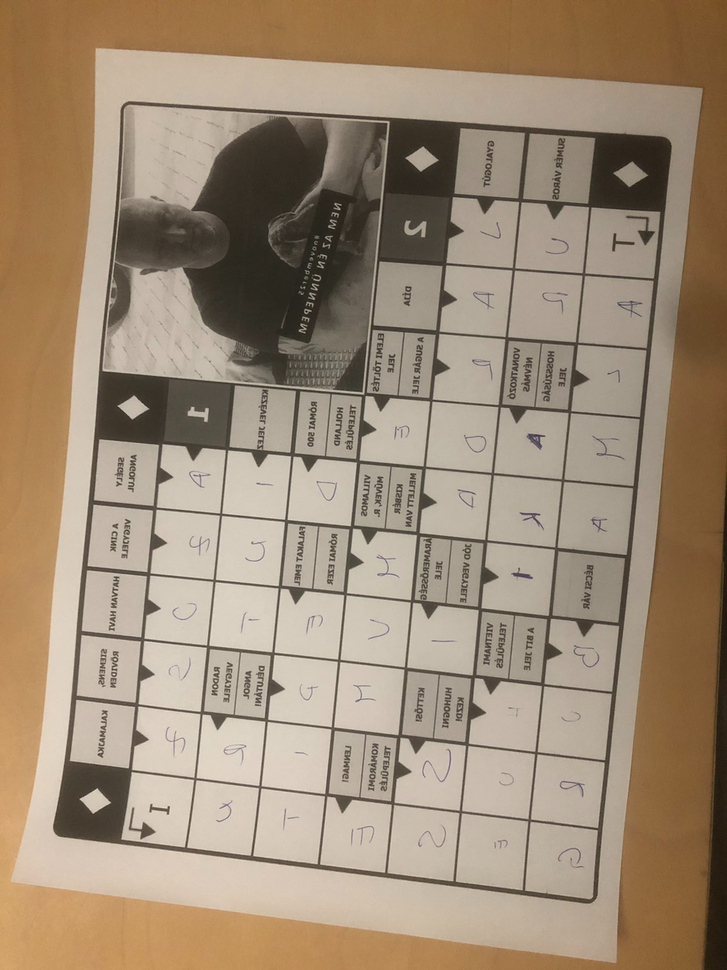
#> input picture Kep_kiegyenesitese/jail.png, 727 x 970 px, shrunk from 1200 x 1600 before the run
$ python AleksandarStoisavljevic_V1KQIM.py
#> lines starting #> are read from the running program, lines starting #| are printed output that depends on the picture; long printed decimals are rounded
import math
import os
import cv2
import numpy as np

try:
    os.mkdir("megoldas")
    print("CREATED FOLDER")
except:
    print("FOLDER IS EXIST")

def rotate(pic,row, col, ang):
    M = cv2.getRotationMatrix2D((row / 2, col / 2), ang, 1)
    dst = cv2.warpAffine(pic, M, (row, col))
    # dst = cv2.warpAffine(pic, M, (col, row), cv2.BORDER_CONSTANT, 0)
    cv2.imshow('Rotated image', dst)
    cv2.imwrite("rotated.png", dst)
    cv2.waitKey(0)


def crop(ang):
    img=cv2.imread("rotated.png")

    y, x = img.shape[:2]
    print(ang,y,x)

    tanalfa = math.tan(abs(ang) * math.pi / 180)
    print(tanalfa)
    xblack = tanalfa * (y / 2)
    yblack = tanalfa * (x / 2)
    pointone = [xblack, yblack]
    pointtwo = [x - xblack, yblack]
    pointthree = [xblack, y - yblack]
    pointfour = [x - xblack, y - yblack]
    print(pointone, pointtwo, pointthree, pointfour)
    x1 = int(xblack)
    y1 = int(yblack)
    x2 = int(x - xblack)
    y2 = int(y - yblack)
    cropped_copy = img[y1: y2, x1: x2]
    cv2.imshow("x", cropped_copy)
    cv2.imwrite(f"megoldas/AleksandarStoisavljevic_V1KQIM{filename.split('/')[1].split('.')[0]}rotated.png", cropped_copy)
    cv2.waitKey(0)


try:
    filename = "Kep_kiegyenesitese/jail.png"
    img = cv2.imread(filename, cv2.IMREAD_COLOR)
#> img is the input picture: shape (970, 727, 3); mean B, G, R 117.6, 139.7, 158.8
    src = cv2.imread(filename, cv2.IMREAD_GRAYSCALE)
#> src: shape (970, 727); min 12, max 225, mean 142.5
    # src = cv2.GaussianBlur(src, (5, 5), 2.0)
    dst = cv2.Canny(src, 50, 200, None, 3)
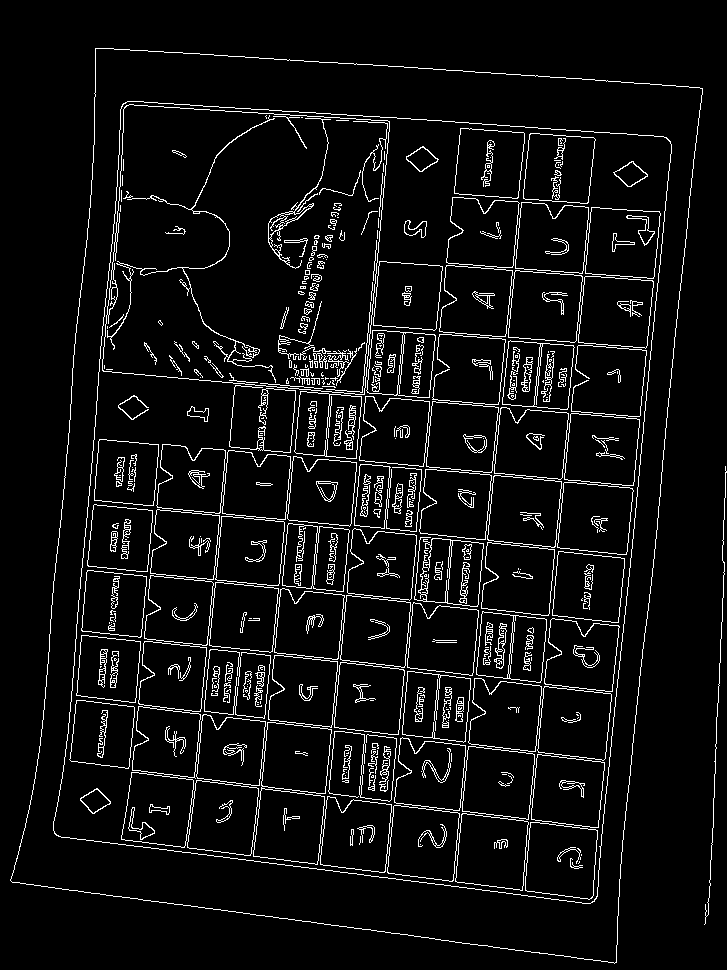
#> dst: shape (970, 727); 6% white in thin lines or dots
    cdst = cv2.cvtColor(dst, cv2.COLOR_GRAY2BGR)
#> cdst: shape (970, 727, 3); 6% white in thin lines or dots
    cdstlong = cv2.cvtColor(dst, cv2.COLOR_GRAY2BGR)
    cdstangle = cv2.cvtColor(dst, cv2.COLOR_GRAY2BGR)
    lines = cv2.HoughLines(dst, 1, np.pi / 180, 300, None, 0, 0)
#> lines = [[707, 0.105], [131, 0.0873], [685, 0.105], [748, 1.69], [540, 0.105]]

    sizemax = math.sqrt(cdst.shape[0] ** 2 + cdst.shape[1] ** 2)
#> sizemax = 1212.2

    cv2.imshow("Original",img)
    cv2.waitKey(0)
    cv2.imshow("Gray",src)
    cv2.waitKey(0)
    cv2.imshow("cdst",cdst)
    cv2.waitKey(0)

    sumang = 0
    bigangelpt1 = 0
    bigangelpt2 = 0
    bigangel = 0

    maxd=0
    maxdpt1=0
    maxdpt2=0
    if lines is not None:

        for i in range(0, len(lines)):
            rho = lines[i][0][0]
            theta = lines[i][0][1]
            a = math.cos(theta)
            b = math.sin(theta)
            x0 = a * rho
            y0 = b * rho

            pt1 = (int(x0 + sizemax * (-b)), int(y0 + sizemax * a))
            pt2 = (int(x0 - sizemax * (-b)), int(y0 - sizemax * a))
            angle = math.atan2(pt1[1] - pt2[1], pt1[0] - pt2[0]) * 180 / math.pi

            if i == 0:
                bigangel = 180 - abs(angle)
                bigangelpt1 = pt1
                bigangelpt2 = pt2
                # print("angl first")
            elif bigangel < (180 - abs(angle)):
                bigangel = 180 - abs(angle)
                bigangelpt1 = pt1
                bigangelpt2 = pt2
                # print("angl new first")
            d=math.sqrt((pt1[1] - pt2[1])** 2 + (pt1[0] - pt2[0]) ** 2)
            if i == 0:
                maxd = d
                maxdpt1 = pt1
                maxdpt2 = pt2

            elif maxd<d:
                maxd = d
                maxdpt1 = pt1
                maxdpt2 = pt2

            sumang = +angle
            cv2.line(cdst, pt1, pt2, (0, 0, 255), 3, cv2.LINE_AA)
            cv2.imshow("cdst", cdst)
            cv2.waitKey(0)

            line = math.sqrt((pt2[0] - pt1[0]) ** 2 + (pt2[1] - pt1[1]) ** 2)
#> this loop made 5 passes
#> (rho, theta, a, b, x0, y0, angle, bigangel) on passes 1 to 2: (707, 0.105, 0.995, 0.105, 703.1, 73.9, 95.99, 84.01), (131, 0.0873, 0.996, 0.0872, 130.5, 11.42, 95.02, 84.98)
#> (rho, theta, a, b, x0, y0, pt1, pt2) on passes 3 to 5: (685, 0.105, 0.995, 0.105, 681.2, 71.6, (554, 1277), (807, -1133)), (748, 1.69, -0.122, 0.993, -91.16, 742.4, (-1294, 594), (1112, 890)), (540, 0.105, 0.995, 0.105, 537, 56.45, (410, 1262), (663, -1149))
#> pass 1, `cv2.imshow("cdst", cdst)`:
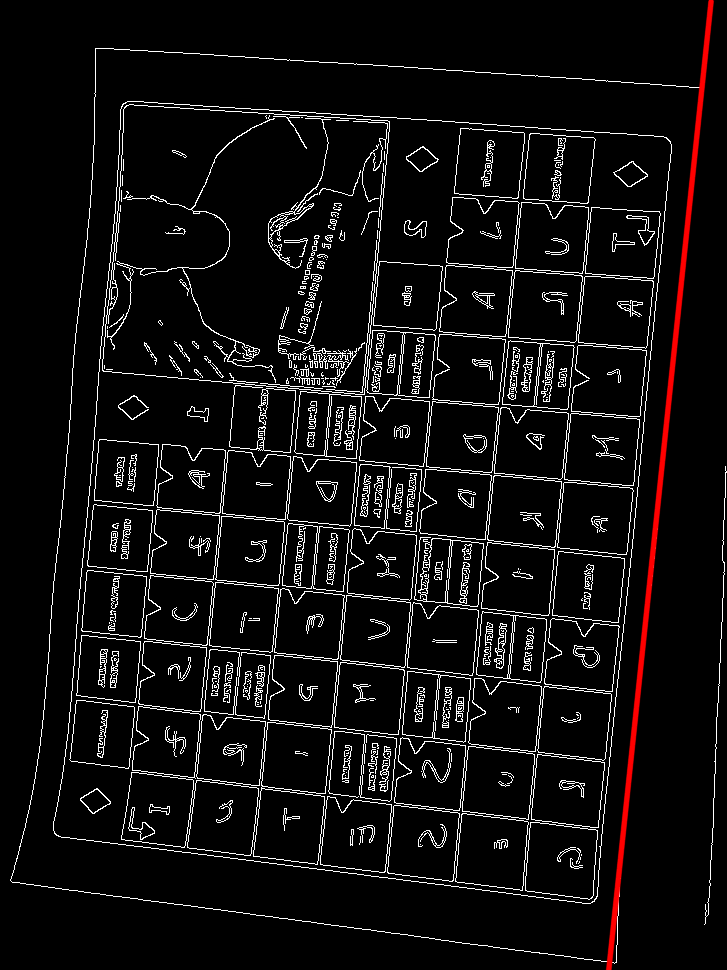
#> window 'cdst': shape (970, 727, 3); mean B, G, R 14.9, 14.9, 16.8
#> after the loop:
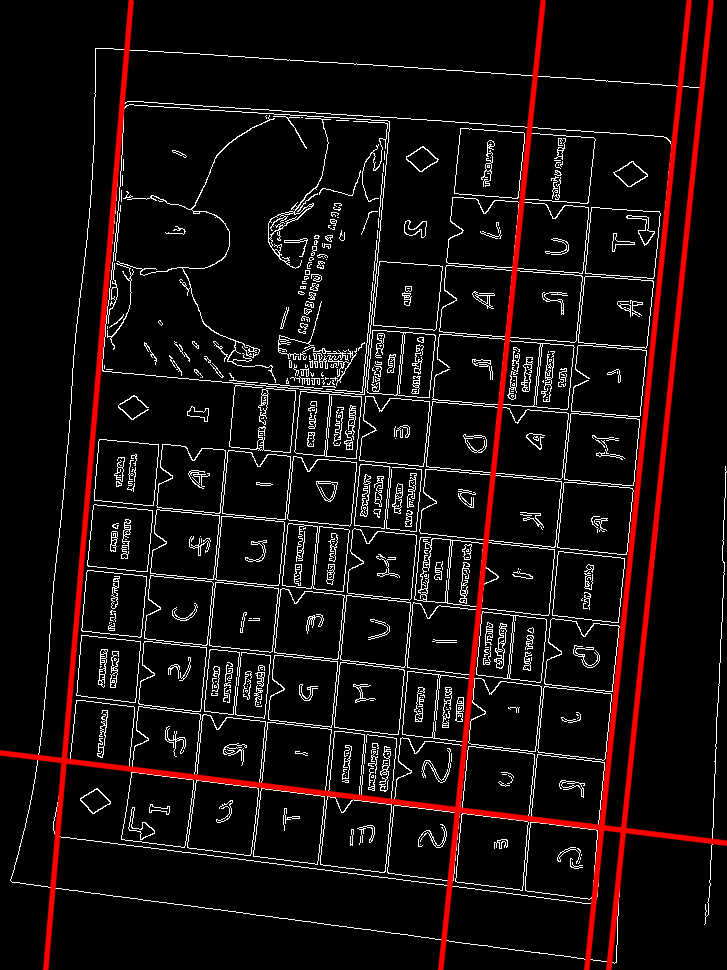
#> cdst: shape (970, 727, 3); mean B, G, R 13.7, 13.7, 22.7


    cv2.line(cdstlong, maxdpt1, maxdpt2, (0, 0, 255), 3, cv2.LINE_AA)
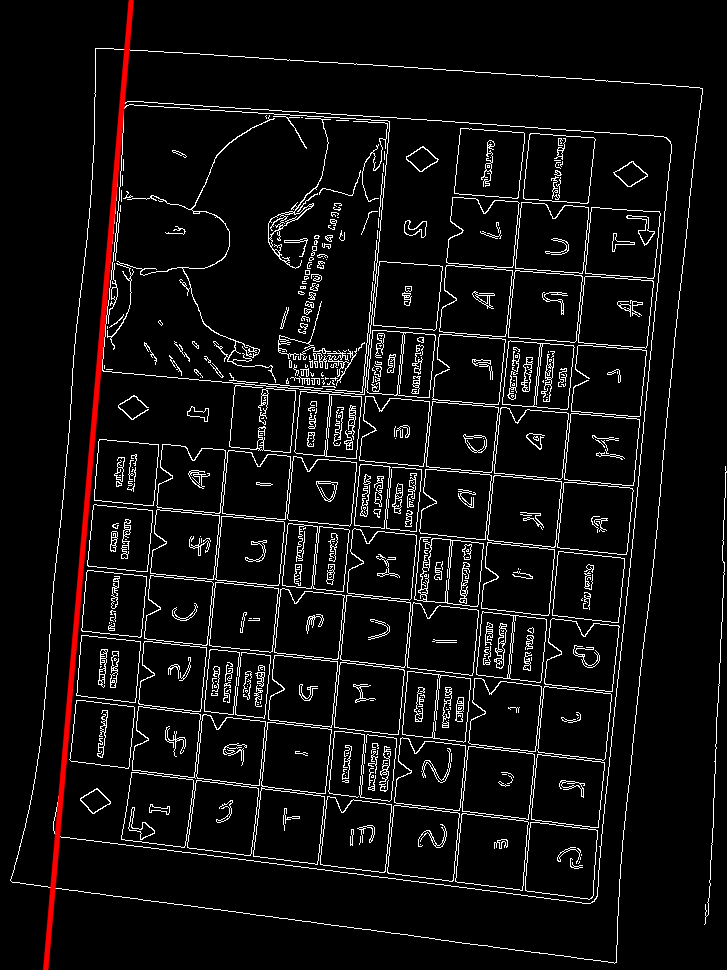
#> cdstlong: shape (970, 727, 3); mean B, G, R 15, 15, 16.8
    cv2.imshow("Legerosebb vonal",cdstlong)
    cv2.waitKey(0)
    cv2.line(cdstangle, bigangelpt1, bigangelpt2, (0, 0, 255), 3, cv2.LINE_AA)
    cv2.imshow("Legerosebb szog",cdstangle)
    cv2.waitKey(0)
    rows, cols = cdstangle.shape[:2]
#> rows = 970; cols = 727
    print(bigangel)
#| 84.983
    #bigangel=sumang/len(lines)
    if bigangel <= 45:
        print("horizontal")
        print("-",bigangel)
        rotate(img, cols, rows, bigangel*(-1))
        crop(bigangel*(-1))
    else:
        print("vertical")
        print("-",bigangel)
#| - 84.983
        rotate(img, cols, rows, 90-bigangel)
#> in rotate, `M = cv2.getRotationMatrix2D((row / 2, col / 2), ang, 1)`: M = [[0.996, 0.0874, -41.02], [-0.0874, 0.996, 33.65]]
#> in rotate, `dst = cv2.warpAffine(pic, M, (row, col))`:
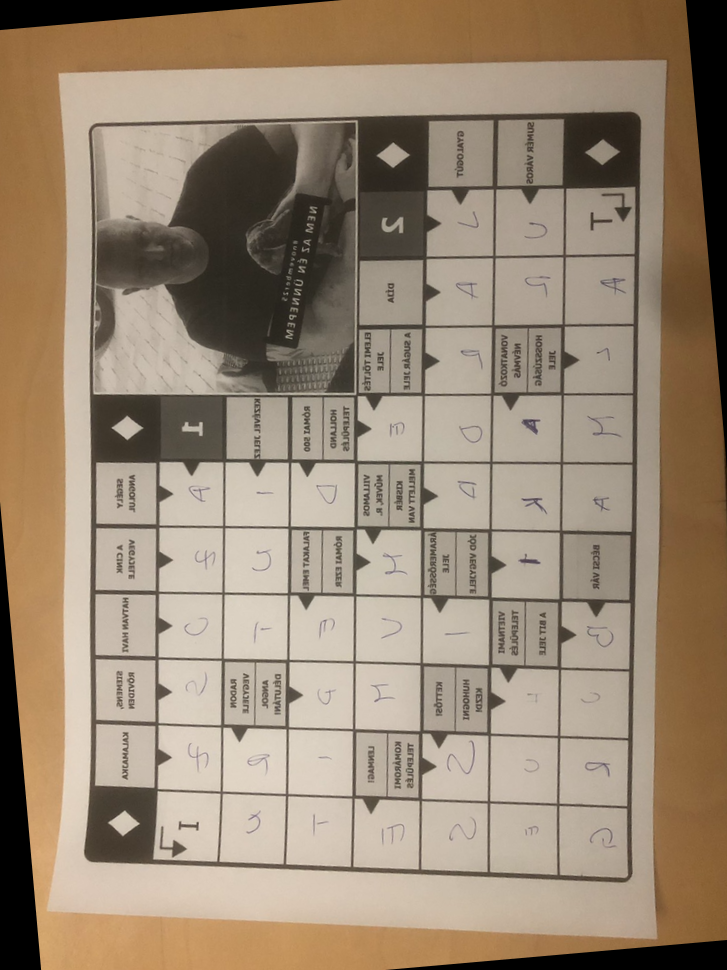
#> dst: shape (970, 727, 3); mean B, G, R 115.2, 135.7, 153.3
        crop(90-bigangel)
#| 5.017 970 727
#| [42.576, 31.910] [684.424, 31.910] [42.576, 938.090] [684.424, 938.090]
#> in crop, `cropped_copy = img[y1: y2, x1: x2]`:
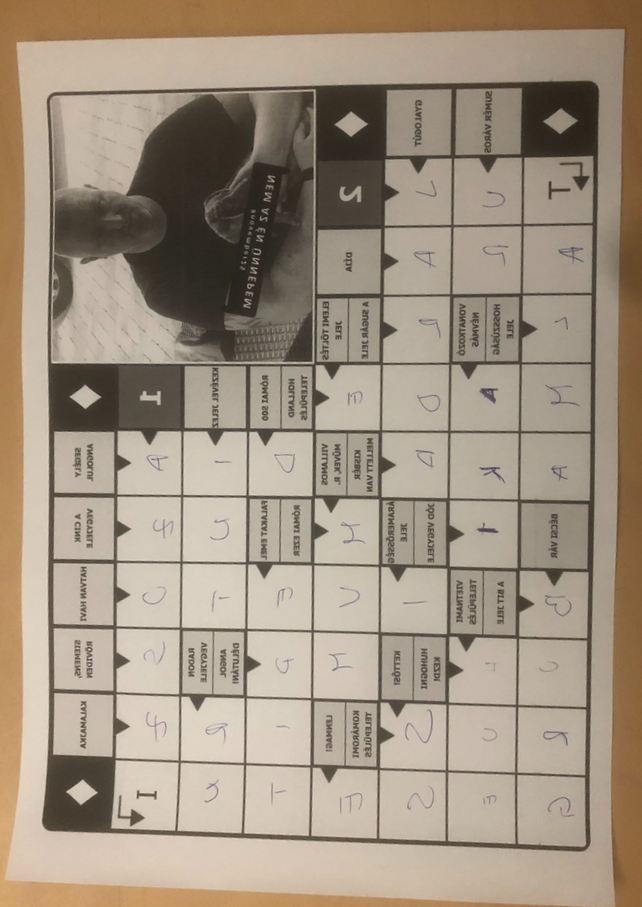
#> cropped_copy: shape (907, 642, 3); mean B, G, R 128.6, 146.3, 161
        cv2.destroyAllWindows()
except:
    print("Szet halt a program :( Valoszinulegnem talalt vonalt.")
